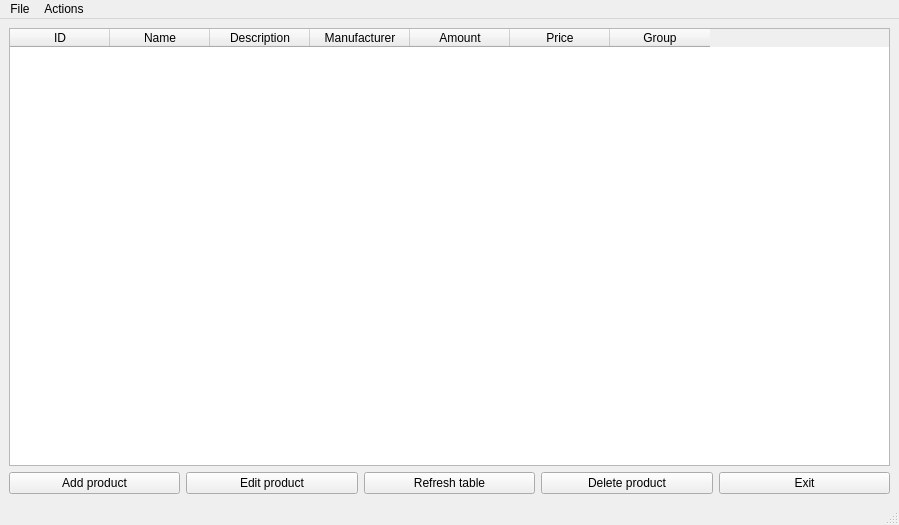
<?xml version="1.0" encoding="UTF-8"?>
<ui version="4.0">
 <class>MainWindow</class>
 <widget class="QMainWindow" name="MainWindow">
  <property name="geometry">
   <rect>
    <x>0</x>
    <y>0</y>
    <width>899</width>
    <height>525</height>
   </rect>
  </property>
  <property name="windowTitle">
   <string>MainWindow</string>
  </property>
  <widget class="QWidget" name="centralwidget">
   <layout class="QGridLayout" name="gridLayout">
    <item row="0" column="0">
     <widget class="QTableWidget" name="storage_table">
      <property name="editTriggers">
       <set>QAbstractItemView::NoEditTriggers</set>
      </property>
      <property name="selectionMode">
       <enum>QAbstractItemView::SingleSelection</enum>
      </property>
      <property name="selectionBehavior">
       <enum>QAbstractItemView::SelectRows</enum>
      </property>
      <attribute name="verticalHeaderVisible">
       <bool>false</bool>
      </attribute>
      <column>
       <property name="text">
        <string>ID</string>
       </property>
      </column>
      <column>
       <property name="text">
        <string>Name</string>
       </property>
      </column>
      <column>
       <property name="text">
        <string>Description</string>
       </property>
      </column>
      <column>
       <property name="text">
        <string>Manufacturer</string>
       </property>
      </column>
      <column>
       <property name="text">
        <string>Amount</string>
       </property>
      </column>
      <column>
       <property name="text">
        <string>Price</string>
       </property>
      </column>
      <column>
       <property name="text">
        <string>Group</string>
       </property>
      </column>
     </widget>
    </item>
    <item row="1" column="0">
     <layout class="QHBoxLayout" name="horizontalLayout">
      <item>
       <widget class="QPushButton" name="add_product_button">
        <property name="text">
         <string>Add product</string>
        </property>
       </widget>
      </item>
      <item>
       <widget class="QPushButton" name="read_product_button">
        <property name="text">
         <string>Edit product</string>
        </property>
       </widget>
      </item>
      <item>
       <widget class="QPushButton" name="update_table_button">
        <property name="text">
         <string>Refresh table</string>
        </property>
       </widget>
      </item>
      <item>
       <widget class="QPushButton" name="delete_product_button">
        <property name="text">
         <string>Delete product</string>
        </property>
       </widget>
      </item>
      <item>
       <widget class="QPushButton" name="exit_button">
        <property name="text">
         <string>Exit</string>
        </property>
       </widget>
      </item>
     </layout>
    </item>
   </layout>
  </widget>
  <widget class="QMenuBar" name="menubar">
   <property name="geometry">
    <rect>
     <x>0</x>
     <y>0</y>
     <width>899</width>
     <height>25</height>
    </rect>
   </property>
   <widget class="QMenu" name="menuFile">
    <property name="title">
     <string>File</string>
    </property>
   </widget>
   <widget class="QMenu" name="menuActions">
    <property name="title">
     <string>Actions</string>
    </property>
    <addaction name="action_add_product"/>
    <addaction name="action_read_product"/>
    <addaction name="actionUpdate_tables"/>
   </widget>
   <addaction name="menuFile"/>
   <addaction name="menuActions"/>
  </widget>
  <widget class="QStatusBar" name="statusbar"/>
  <action name="action_add_product">
   <property name="text">
    <string>Add product</string>
   </property>
  </action>
  <action name="action_read_product">
   <property name="text">
    <string>Read product</string>
   </property>
  </action>
  <action name="actionUpdate_tables">
   <property name="text">
    <string>Update tables</string>
   </property>
  </action>
 </widget>
 <resources/>
 <connections/>
</ui>
